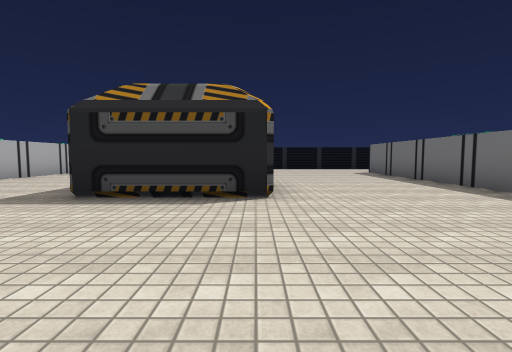
View 1 (above)

21 first-person views from a walk through a scene from a Unity 3-D project. The camera is 1.2 m above the floor, tilts 4° down and sees 85° across. The floor is counted in squares, 2 m on a side. Each view is taken from the middle of a square. On the plan, view 1 faces up. The plan holds only what a view shows up to about 9 squares ahead; the rest is blank. Some surface patterns are stand-ins.

View 2
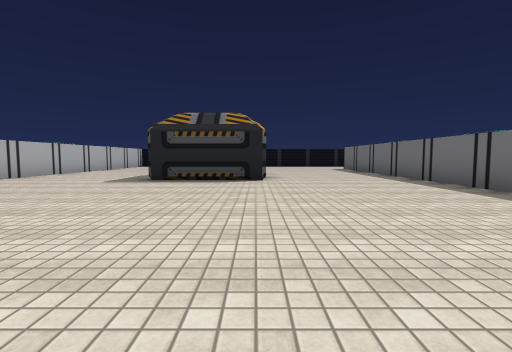

View 3
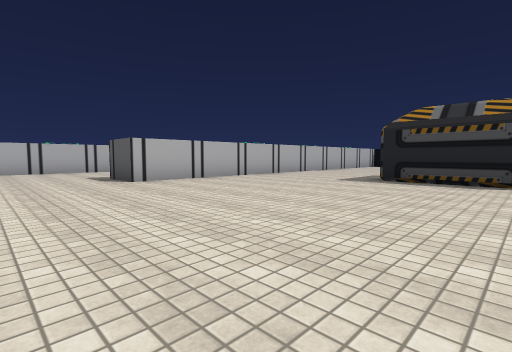

View 4
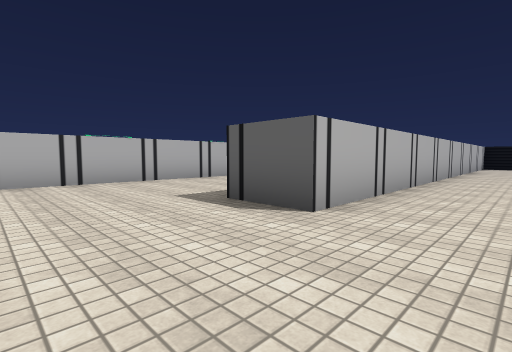

View 5
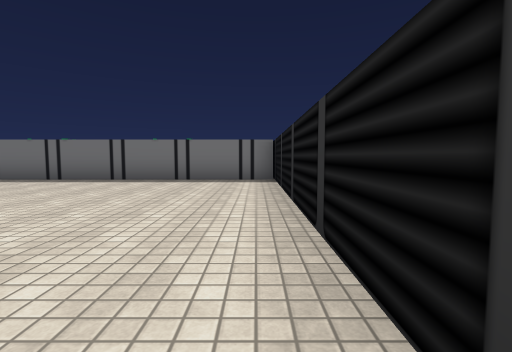

View 6
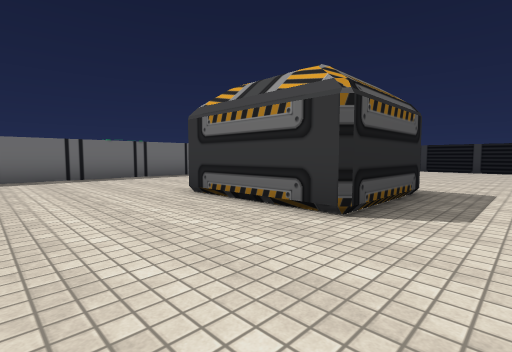

View 7
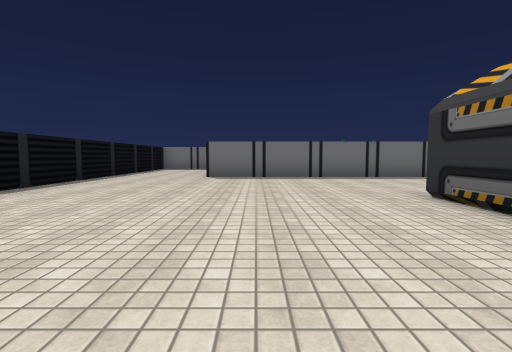

View 8
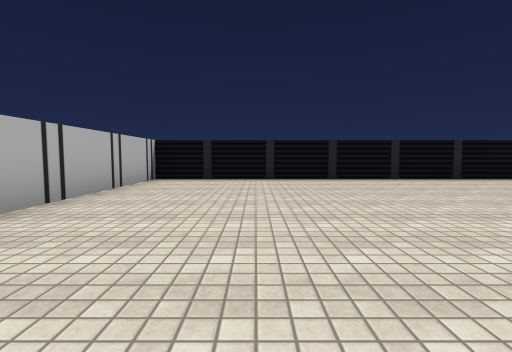

View 9
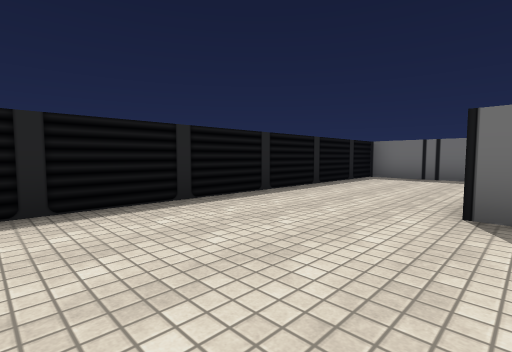

View 10
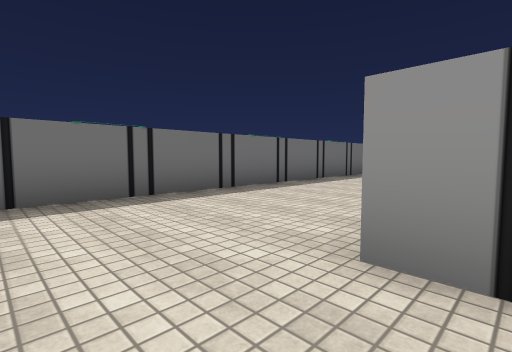

View 11
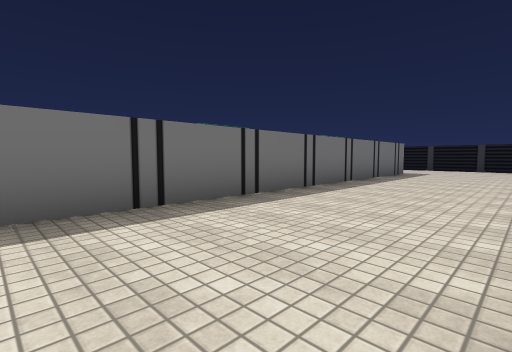

View 12
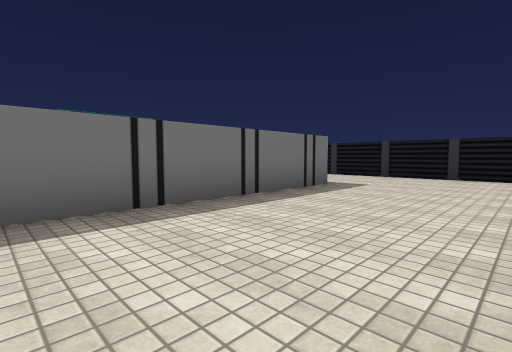

View 13
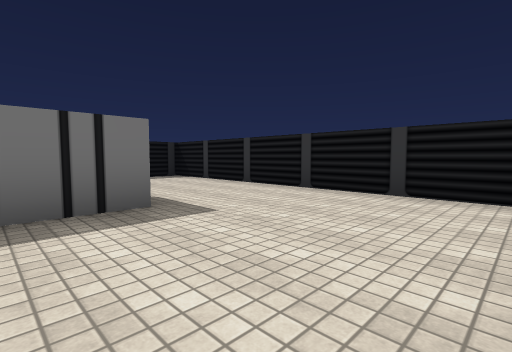

View 14
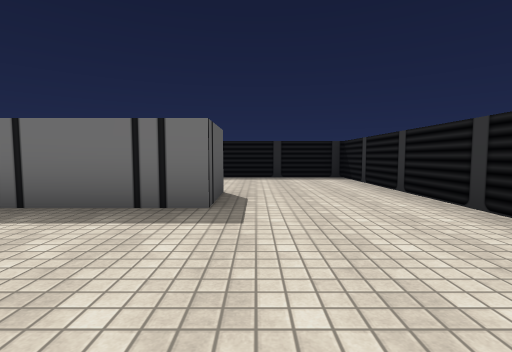

View 15
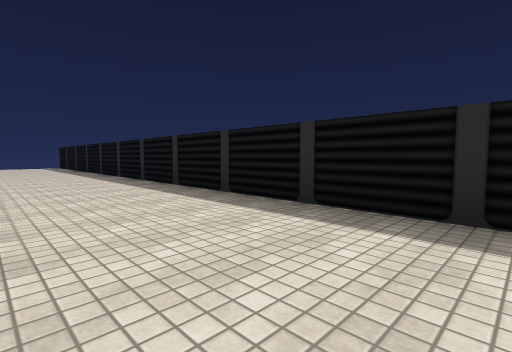

View 16
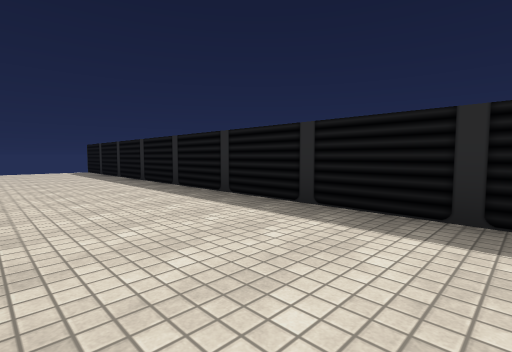

View 17
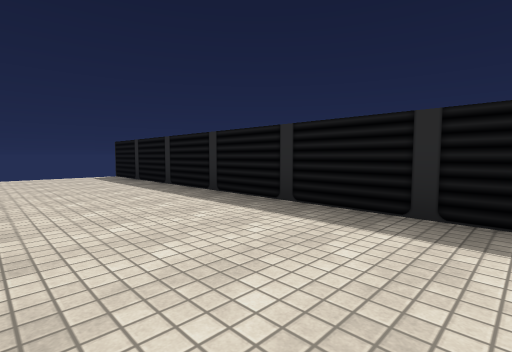

View 18
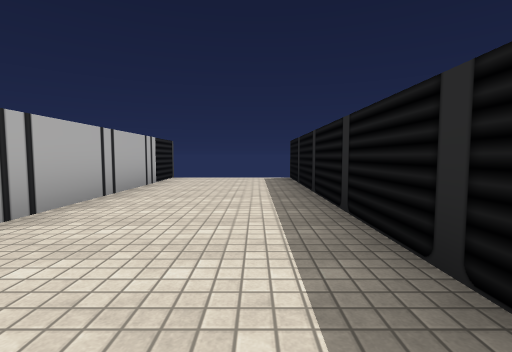

View 19
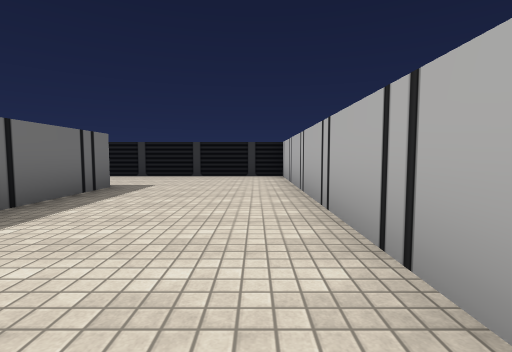

View 20
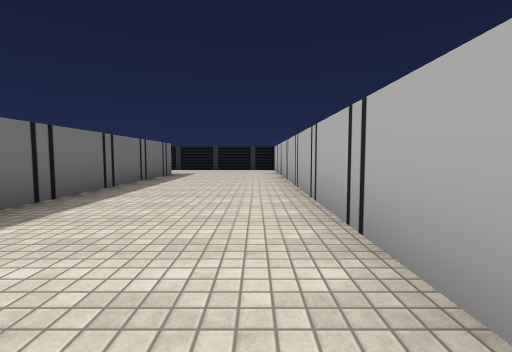

View 21
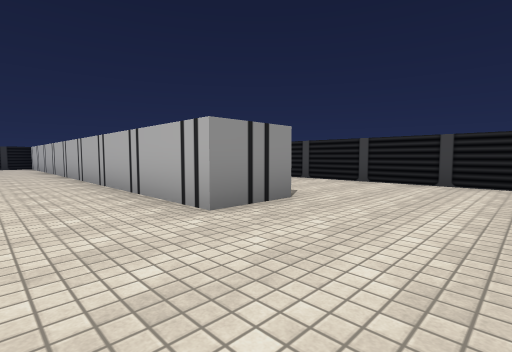

### Floor plan
Points are (right, up) in squares from view 1. A wall is a line through its corners. A room is listed if a view was taken in it or the views show most of it. See-through windows are left out.
Room 1 (views 1, 2, 3, 4, 5, 6, 7, 8, 9, 10, 11, 12, 13, 14, 15, 16, 17, 18, 19, 20, 21)
walls: (0.2, 4) (-2.7, 4) (-2.7, 6.5) (0.2, 6.5); (5, 10.5) (5.8, 10.5); (-2.5, -3.5) (4.2, -3.5) (4.2, 10.5); (6.1, -3.5) (14, -3.5) (14, 15); (10.8, -0.4) (9.2, -0.4) (9.2, 13.5) (-6.7, 13.5) (-6.7, -0.4) (-8.1, -0.4) (-8.1, 6); (10.7, 15) (10.7, 9.5); (-13.4, 10.5) (-11.8, 10.5) (-11.8, -3.5) (-6.5, -3.5); (-16.6, 12.8) (-16.6, 7.9)

Where each view was taken, in squares from view 1:
view 1: 0 up, 0 right, facing up
view 2: 3 down, 0 right, facing up
view 3: 3 down, 0 right, facing up-left
view 4: 3 down, 5 left, facing up-left
view 5: 3 down, 3 left, facing right
view 6: 9 up, 4 left, facing down-right
view 7: 9 up, 4 left, facing right
view 8: 6 up, 4 left, facing up
view 9: 10 up, 1 right, facing up-right
view 10: 12 up, 5 right, facing down-right
view 11: 10 up, 6 right, facing down-right
view 12: 5 up, 6 right, facing down-right
view 13: 1 up, 6 right, facing down-right
view 14: 1 down, 6 right, facing right
view 15: 2 down, 11 right, facing up-right
view 16: 3 up, 11 right, facing up-right
view 17: 6 up, 11 right, facing up-right
view 18: 7 up, 13 right, facing up
view 19: 5 up, 11 left, facing down
view 20: 9 up, 11 left, facing down
view 21: 13 up, 10 left, facing down-left
